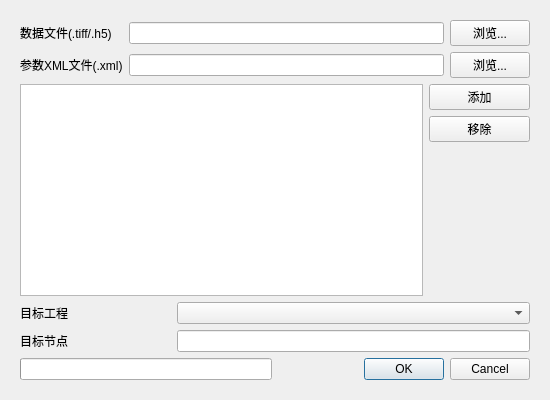
<?xml version="1.0" encoding="UTF-8"?>
<ui version="4.0">
 <class>ImportAirsat</class>
 <widget class="QWidget" name="ImportAirsat">
  <property name="geometry">
   <rect>
    <x>0</x>
    <y>0</y>
    <width>550</width>
    <height>400</height>
   </rect>
  </property>
  <property name="windowTitle">
   <string>导入 AIRSAT 数据</string>
  </property>
  <property name="windowIcon">
   <iconset resource="../resources/SatExplorer.qrc">
    <normaloff>:/SatExplorer/icon/InSARapp.ico</normaloff>:/SatExplorer/icon/InSARapp.ico</iconset>
  </property>
  <layout class="QVBoxLayout" name="verticalLayout">
   <item>
    <widget class="QWidget" name="widget" native="true">
     <layout class="QVBoxLayout" name="verticalLayout_3">
      <item>
       <layout class="QGridLayout" name="gridLayout">
        <item row="0" column="0">
         <widget class="QLabel" name="label_data_file">
          <property name="text">
           <string>数据文件(.tiff/.h5)</string>
          </property>
         </widget>
        </item>
        <item row="0" column="1">
         <widget class="QLineEdit" name="lineEdit_data_file"/>
        </item>
        <item row="0" column="2">
         <widget class="QPushButton" name="pushButton_browse_data">
          <property name="text">
           <string>浏览...</string>
          </property>
         </widget>
        </item>
        <item row="1" column="0">
         <widget class="QLabel" name="label_xml_file">
          <property name="text">
           <string>参数XML文件(.xml)</string>
          </property>
         </widget>
        </item>
        <item row="1" column="1">
         <widget class="QLineEdit" name="lineEdit_xml_file"/>
        </item>
        <item row="1" column="2">
         <widget class="QPushButton" name="pushButton_browse_xml">
          <property name="text">
           <string>浏览...</string>
          </property>
         </widget>
        </item>
       </layout>
      </item>
      <item>
       <layout class="QHBoxLayout" name="horizontalLayout" stretch="8,2">
        <item>
         <widget class="QListWidget" name="listWidget"/>
        </item>
        <item>
         <layout class="QVBoxLayout" name="verticalLayout_4">
          <item>
           <widget class="QPushButton" name="pushButton_add">
            <property name="text">
             <string>添加</string>
            </property>
           </widget>
          </item>
          <item>
           <widget class="QPushButton" name="pushButton_remove">
            <property name="text">
             <string>移除</string>
            </property>
           </widget>
          </item>
          <item>
           <spacer name="verticalSpacer">
            <property name="orientation">
             <enum>Qt::Vertical</enum>
            </property>
            <property name="sizeHint" stdset="0">
             <size>
              <width>20</width>
              <height>40</height>
             </size>
            </property>
           </spacer>
          </item>
         </layout>
        </item>
       </layout>
      </item>
      <item>
       <layout class="QVBoxLayout" name="verticalLayout_5">
        <item>
         <layout class="QHBoxLayout" name="horizontalLayout_6" stretch="3,7">
          <item>
           <widget class="QLabel" name="label_dst_project">
            <property name="text">
             <string>目标工程</string>
            </property>
           </widget>
          </item>
          <item>
           <widget class="QComboBox" name="comboBox_dst_project"/>
          </item>
         </layout>
        </item>
        <item>
         <layout class="QHBoxLayout" name="horizontalLayout_5" stretch="3,7">
          <item>
           <widget class="QLabel" name="label_dst_node">
            <property name="text">
             <string>目标节点</string>
            </property>
           </widget>
          </item>
          <item>
           <widget class="QLineEdit" name="lineEdit_dst_node"/>
          </item>
         </layout>
        </item>
        <item>
         <layout class="QHBoxLayout" name="horizontalLayout_2" stretch="5,5">
          <item>
           <widget class="QProgressBar" name="progressBar"/>
          </item>
          <item>
           <widget class="QDialogButtonBox" name="buttonBox">
            <property name="standardButtons">
             <set>QDialogButtonBox::Cancel|QDialogButtonBox::Ok</set>
            </property>
           </widget>
          </item>
         </layout>
        </item>
       </layout>
      </item>
     </layout>
    </widget>
   </item>
  </layout>
 </widget>
 <resources>
  <include location="../resources/SatExplorer.qrc"/>
 </resources>
 <connections/>
</ui>
